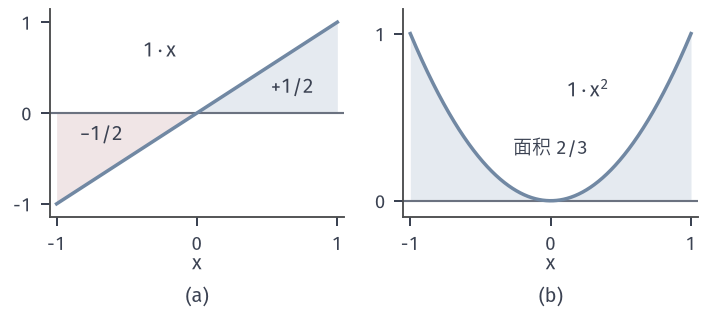

Python code for this plot:
from pathlib import Path
import sys
ROOT = next(p for p in Path(__file__).resolve().parents if (p/"build.sh").is_file() and (p/"tex/book.tex").is_file())
sys.path.insert(0, str(ROOT/"figures/00-shared/mathematical-preliminaries-upper/00-shared/comprehension-figures"))
from support import figure, save, BLUE, GREEN, YELLOW, RED, PURPLE, INK, MUTED, GRID, BLUE_FILL, GREEN_FILL, YELLOW_FILL, RED_FILL, PURPLE_FILL
import numpy as np

def panel_labels(fig, axes, y=.015):
    for ax, s in zip(axes, "(a) (b) (c)".split()):
        q = ax.get_position(); fig.text((q.x0+q.x1)/2, y, s, ha="center", va="bottom")

# 1*x has signed areas -1/2, +1/2; 1*x^2 has area 2/3 on [-1,1].
fig, axes = figure(width_mm=100, height_mm=44, ncols=2)
fig.set_layout_engine(None)
fig.subplots_adjust(left=.07, right=.985, top=.97, bottom=.3, wspace=.2)
x = np.linspace(-1, 1, 801)
ax = axes[0]
ax.fill_between(x, x, 0, where=x<=0, color=RED_FILL, lw=0); ax.fill_between(x, x, 0, where=x>=0, color=BLUE_FILL, lw=0)
ax.axhline(0, color=MUTED, lw=.85); ax.plot(x, x, color=BLUE, lw=1.4)
ax.text(.68, .22, '$+1/2$', ha='center'); ax.text(-.68, -.3, '$-1/2$', ha='center')
ax.text(-.15, .62, '$1\\cdot x$', ha='right')
ax.set_xlim(-1.05, 1.05); ax.set_ylim(-1.15, 1.15); ax.set_xticks([-1, 0, 1]); ax.set_yticks([-1, 0, 1]); ax.set_xlabel('$x$', labelpad=0)
ax = axes[1]
ax.fill_between(x, x**2, 0, color=BLUE_FILL, lw=0)
ax.axhline(0, color=MUTED, lw=.85); ax.plot(x, x**2, color=BLUE, lw=1.4)
ax.text(.0, .28, '面积 2/3', ha='center', fontsize=7.5); ax.text(.42, .62, '$1\\cdot x^2$', ha='right')
ax.set_xlim(-1.05, 1.05); ax.set_ylim(-.1, 1.15); ax.set_xticks([-1, 0, 1]); ax.set_yticks([0, 1]); ax.set_xlabel('$x$', labelpad=0)
panel_labels(fig, axes)
save(fig, Path(__file__).resolve().parent, 'figure', {'formula': 'int_{-1}^1 x dx = 0; int_{-1}^1 x^2 dx = 2/3'})
